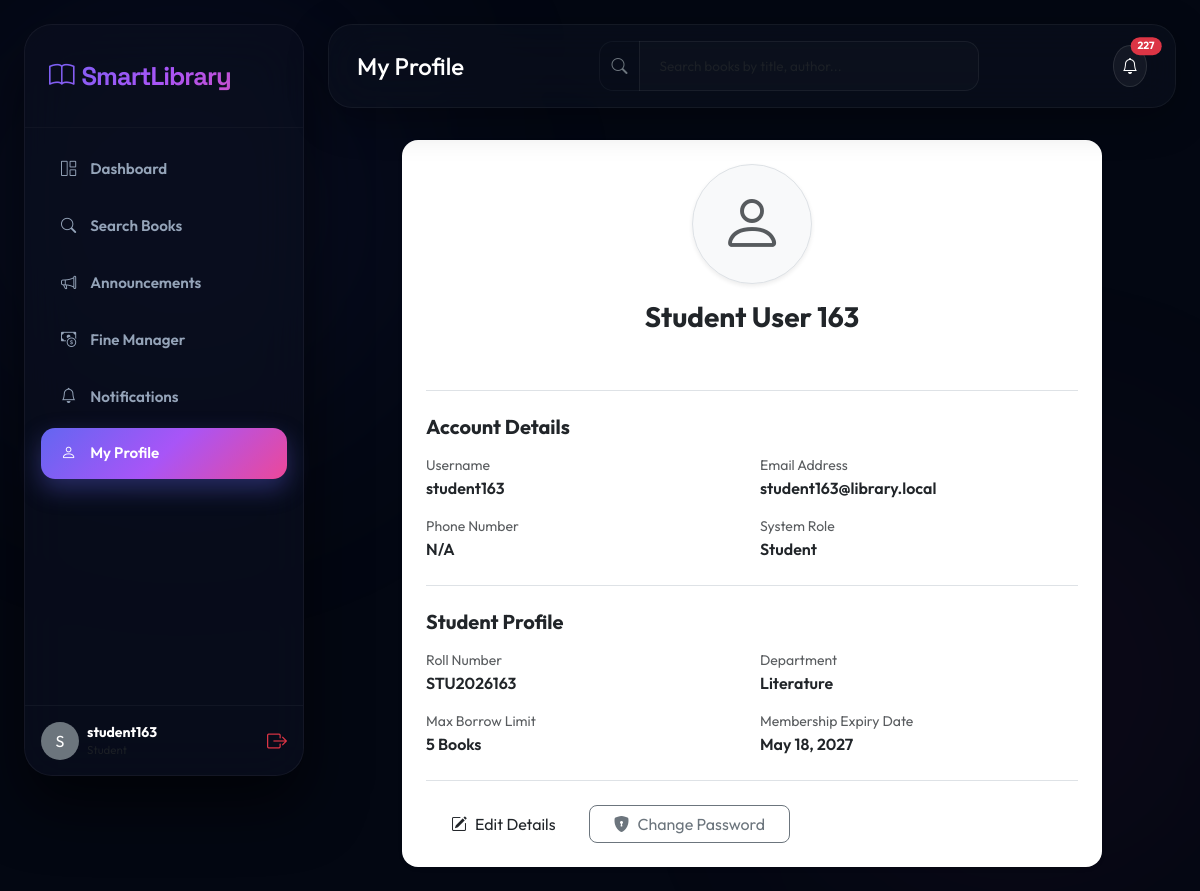
The app's page /profile/ (signed in) with its own data.
### library/models.py (models this page shows, shortened)
class CustomUser(AbstractUser):
    ROLE_CHOICES = [
        ('admin', 'Admin/Librarian'),
        ('student', 'Student'),
        ('faculty', 'Faculty'),
    ]
    role = models.CharField(max_length=10, choices=ROLE_CHOICES, default='student')
    phone = models.CharField(max_length=15, blank=True, null=True)
    profile_picture = models.ImageField(upload_to='profiles/', blank=True, null=True)

class Student(models.Model):
    user = models.OneToOneField(CustomUser, on_delete=models.CASCADE, related_name='student_profile')
    roll_number = models.CharField(max_length=20, unique=True)
    department = models.CharField(max_length=100)
    max_borrow_limit = models.IntegerField(default=5)
    membership_expiry = models.DateField()

### library/views.py (the view)
# urls.py: path('profile/', views.ProfileView.as_view(), name='profile'),
class ProfileView(LoginRequiredMixin, View):
    def get(self, request):
        student = getattr(request.user, 'student_profile', None)
        faculty = getattr(request.user, 'faculty_profile', None)
        return render(request, 'library/profile.html', {
            'student': student,
            'faculty': faculty
        })

### library/context_processors.py (called while the page is built)
def notifications(request):
    if request.user.is_authenticated:
        return {
            'unread_notifications_count': request.user.notifications.filter(is_read=False).count(),
            'latest_notifications': request.user.notifications.filter(is_read=False)[:5]
        }
    return {
        'unread_notifications_count': 0,
        'latest_notifications': []
    }

### library/templates/library/profile.html (shortened to what this page needs)
{% extends 'base.html' %}
{% load static %}
{% block page_title %}My Profile{% endblock %}
{% block content %}
<div class="container-fluid p-0">
    <div class="card border-0 rounded-4 shadow-sm p-4 mx-auto" style="max-width: 700px;">
        <div class="text-center mb-4">
            <div class="position-relative d-inline-block">
                <div class="rounded-circle border bg-light shadow-sm overflow-hidden d-flex align-items-center justify-content-center mx-auto" style="width: 120px; height: 120px;">
                    {% if user.profile_picture %}
                        <img src="{{ user.profile_picture.url }}" alt="Profile Picture" class="w-100 h-100" style="object-fit: cover;">
                    {% else %}
                        <i class="bi bi-person text-muted" style="font-size: 4rem;"></i>
                    {% endif %}
                </div>
            </div>
            <h3 class="fw-bold text-dark mt-3 mb-1">{{ user.get_full_name|default:user.username }}</h3>
            <span class="badge bg-indigo-subtle text-indigo px-3 py-2 rounded-pill fw-semibold text-capitalize">{{ user.role }} Account</span>
        </div>
        <div class="border-top pt-4">
            <h5 class="fw-bold text-dark mb-3">Account Details</h5>
            <div class="row g-3 mb-4">
                <div class="col-sm-6">
                    <small class="text-muted d-block">Username</small>
                    <span class="fw-semibold text-dark">{{ user.username }}</span>
                </div>
                <div class="col-sm-6">
                    <small class="text-muted d-block">Email Address</small>
                    <span class="fw-semibold text-dark">{{ user.email|default:"N/A" }}</span>
                </div>
                <div class="col-sm-6">
                    <small class="text-muted d-block">Phone Number</small>
                    <span class="fw-semibold text-dark">{{ user.phone|default:"N/A" }}</span>
                </div>
                <div class="col-sm-6">
                    <small class="text-muted d-block">System Role</small>
                    <span class="fw-semibold text-dark text-capitalize">{{ user.role }}</span>
                </div>
            </div>
            {% if student %}
                <h5 class="fw-bold text-dark mb-3 border-top pt-4">Student Profile</h5>
                <div class="row g-3 mb-4">
                    <div class="col-sm-6">
                        <small class="text-muted d-block">Roll Number</small>
                        <span class="fw-semibold text-dark">{{ student.roll_number }}</span>
                    </div>
                    <div class="col-sm-6">
                        <small class="text-muted d-block">Department</small>
                        <span class="fw-semibold text-dark">{{ student.department }}</span>
                    </div>
                    <div class="col-sm-6">
                        <small class="text-muted d-block">Max Borrow Limit</small>
                        <span class="fw-semibold text-dark">{{ student.max_borrow_limit }} Books</span>
                    </div>
                    <div class="col-sm-6">
                        <small class="text-muted d-block">Membership Expiry Date</small>
                        <span class="fw-semibold text-dark">{{ student.membership_expiry }}</span>
                    </div>
                </div>
            {% endif %}
            <div class="d-flex flex-column flex-sm-row gap-2 border-top pt-4 mt-2">
                <a href="{% url 'profile_edit' %}" class="btn btn-teal rounded-3 px-4"><i class="bi bi-pencil-square me-2"></i>Edit Details</a>
                <a href="{% url 'password_change' %}" class="btn btn-outline-secondary rounded-3 px-4"><i class="bi bi-shield-lock-fill me-2"></i>Change Password</a>
            </div>
        </div>
    </div>
</div>
{% endblock %}

### library/templates/base.html (shortened to what this page needs)
{% load static %}
<!DOCTYPE html>
<html lang="en">
<head>
    <link href="https://cdn.jsdelivr.net/npm/bootstrap@5.3.2/dist/css/bootstrap.min.css" rel="stylesheet">
    <link rel="stylesheet" href="https://cdn.jsdelivr.net/npm/bootstrap-icons@1.11.1/font/bootstrap-icons.css">
    <link rel="stylesheet" href="{% static 'css/custom.css' %}">
</head>
<body>
    <div class="app-wrapper">
        <aside class="sidebar" id="appSidebar">
            <div class="brand">
                <i class="bi bi-book me-2"></i>SmartLibrary
            </div>
            <nav class="nav-menu d-flex flex-column justify-content-between" style="height: calc(100% - 100px); padding: 10px 0;">
                <div>
                    {% if user.is_authenticated %}
                        <a href="{% url 'dashboard' %}" class="nav-link {% if 'dashboard' in request.path %}active{% endif %}">
                            <i class="bi bi-grid-1x2"></i>
                            <span>Dashboard</span>
                        </a>
                        <a href="{% url 'book_list' %}" class="nav-link {% if 'books' in request.path and 'category' not in request.path %}active{% endif %}">
                            <i class="bi bi-search"></i>
                            <span>Search Books</span>
                        </a>
                        <a href="{% url 'announcement_list' %}" class="nav-link {% if 'announcements' in request.path %}active{% endif %}">
                            <i class="bi bi-megaphone"></i>
                            <span>Announcements</span>
                        </a>
                        <a href="{% url 'fine_list' %}" class="nav-link {% if 'fines' in request.path %}active{% endif %}">
                            <i class="bi bi-cash-coin"></i>
                            <span>Fine Manager</span>
                        </a>
                        <a href="{% url 'notification_list' %}" class="nav-link {% if 'notifications' in request.path %}active{% endif %}">
                            <i class="bi bi-bell"></i>
                            <span>Notifications</span>
                        </a>
                        <a href="{% url 'profile' %}" class="nav-link {% if 'profile' in request.path %}active{% endif %}">
                            <i class="bi bi-person"></i>
                            <span>My Profile</span>
                        </a>
                    {% endif %}
                </div>
                {% if user.is_authenticated %}
                    <div class="mt-auto pt-3 border-top border-secondary border-opacity-10 px-3 pb-2">
                        <div class="d-flex align-items-center justify-content-between">
                            <div class="d-flex align-items-center gap-2">
                                <div class="bg-secondary rounded-circle d-flex align-items-center justify-content-center text-white font-weight-bold" style="width: 38px; height: 38px; background-size: cover; ">
                                    {% if not user.profile_picture %}
                                        {{ user.username|slice:":1"|upper }}
                                    {% endif %}
                                </div>
                                <div style="line-height: 1.1;">
                                    <div class="text-white fw-bold small" style="max-width: 120px; overflow: hidden; text-overflow: ellipsis; white-space: nowrap;">{{ user.username }}</div>
                                    <small class="text-muted text-capitalize" style="font-size: 0.72rem;">{{ user.role }}</small>
                                </div>
                            </div>
                            <a href="{% url 'logout' %}" class="text-danger fs-5 ms-2" title="Logout"><i class="bi bi-box-arrow-right"></i></a>
                        </div>
                    </div>
                {% endif %}
            </nav>
        </aside>
        <div class="main-content">
            <header class="navbar-custom d-flex align-items-center justify-content-between">
                <div class="d-flex align-items-center gap-3">
                    <h4 class="m-0 text-white">{% block page_title %}Overview{% endblock %}</h4>
                </div>
                <div class="position-relative d-none d-md-block" style="width: 380px;">
                    <div class="input-group">
                        <span class="input-group-text bg-transparent border-end-0 border-secondary border-opacity-10 text-secondary" style="border-radius: 14px 0 0 14px;"><i class="bi bi-search"></i></span>
                        <input type="text" id="navbarSearchInput" class="form-control border-start-0 border-secondary border-opacity-10 text-white bg-transparent" placeholder="Search books by title, author..." style="border-radius: 0 14px 14px 0; font-size: 0.85rem;" autocomplete="off">
                    </div>
                </div>
                <div class="d-flex align-items-center gap-4">
                    {% if user.is_authenticated %}
                        <div class="dropdown">
                            <button class="btn btn-light rounded-circle position-relative p-2" type="button" data-bs-toggle="dropdown" aria-expanded="false" style="background: rgba(255, 255, 255, 0.05); border: 1px solid rgba(255, 255, 255, 0.1); color: white;">
                                <i class="bi bi-bell"></i>
                                {% if unread_notifications_count > 0 %}
                                    <span class="position-absolute top-0 start-100 translate-middle badge rounded-pill bg-danger" style="font-size: 0.65rem;">
                                        {{ unread_notifications_count }}
                                    </span>
                                {% endif %}
                            </button>
                        </div>
                    {% else %}
                        <a href="{% url 'login' %}" class="btn btn-outline-primary px-3 py-1.5 btn-sm rounded-3">Sign In</a>
                        <a href="{% url 'register' %}" class="btn btn-primary px-3 py-1.5 btn-sm rounded-3">Register</a>
                    {% endif %}
                </div>
            </header>
            <main class="main-body-container">
                {% block content %}{% endblock %}
            </main>
        </div>
    </div>
</body>
</html>

### library/static/css/custom.css (style rules this page uses)
:root { --font-sans: 'Outfit', sans-serif; --font-display: 'Space Grotesk', sans-serif; --bg-main: #030712; --bg-surface: rgba(15, 23, 42, 0.45); --bg-sidebar: rgba(10, 15, 30, 0.7); --border-color: rgba(255, 255, 255, 0.05); --border-glow: rgba(99, 102, 241, 0.25); --clr-primary: #6366f1; --clr-secondary: #a855f7; --clr-pink: #ec4899; --gradient-accent: linear-gradient(135deg, #6366f1 0%, #a855f7 50%, #ec4899 100%); --text-pure: #ffffff; --text-primary: #f1f5f9; --text-secondary: #94a3b8; --text-muted: #475569; }
body { font-family: var(--font-sans); background-color: var(--bg-main); color: var(--text-primary); overflow-x: hidden; min-height: 100vh; position: relative; }
body::before { content: ''; position: fixed; top: -10%; left: -10%; width: 600px; height: 600px; background: radial-gradient(circle, rgba(99, 102, 241, 0.12) 0%, transparent 70%); z-index: -2; filter: blur(120px); pointer-events: none; }
body::after { content: ''; position: fixed; bottom: -10%; right: -10%; width: 600px; height: 600px; background: radial-gradient(circle, rgba(236, 72, 153, 0.08) 0%, transparent 70%); z-index: -2; filter: blur(120px); pointer-events: none; }
.app-wrapper { display: flex; min-height: 100vh; padding: 24px; gap: 24px; }
.sidebar { width: 280px; background: var(--bg-sidebar); backdrop-filter: blur(24px); -webkit-backdrop-filter: blur(24px); border: 1px solid var(--border-color); border-radius: 28px; height: calc(100vh - 48px); position: fixed; top: 24px; left: 24px; z-index: 1000; transition: all 0.4s cubic-bezier(0.16, 1, 0.3, 1); box-shadow: 0 30px 60px rgba(0, 0, 0, 0.6); }
.sidebar .brand { padding: 32px 24px; font-family: var(--font-display); font-size: 1.6rem; font-weight: 700; letter-spacing: -0.04em; background: var(--gradient-accent); -webkit-background-clip: text; -webkit-text-fill-color: transparent; border-bottom: 1px solid rgba(255, 255, 255, 0.03); }
.sidebar .nav-link { color: var(--text-secondary); padding: 14px 20px; font-weight: 600; font-size: 0.95rem; display: flex; align-items: center; gap: 14px; border-radius: 14px; margin: 6px 16px; transition: all 0.3s cubic-bezier(0.16, 1, 0.3, 1); }
.sidebar .nav-link.active { color: var(--text-pure); background: var(--gradient-accent); box-shadow: 0 10px 25px rgba(99, 102, 241, 0.35); }
.main-content { flex: 1; margin-left: 304px; min-height: calc(100vh - 48px); transition: all 0.4s cubic-bezier(0.16, 1, 0.3, 1); }
.navbar-custom { position: relative !important; z-index: 1050 !important; background: rgba(13, 19, 33, 0.5); backdrop-filter: blur(24px); -webkit-backdrop-filter: blur(24px); border-radius: 24px; border: 1px solid var(--border-color); margin-bottom: 32px; padding: 16px 28px; box-shadow: 0 10px 40px rgba(0, 0, 0, 0.3); }
.form-control, .form-select { background-color: rgba(255, 255, 255, 0.02) !important; border: 1px solid rgba(255, 255, 255, 0.08) !important; color: var(--text-pure) !important; border-radius: 14px; padding: 14px 20px; font-size: 0.95rem; transition: all 0.3s cubic-bezier(0.16, 1, 0.3, 1); }

### records on screen
CustomUser: username "S", username "student163", get_full_name "Student User 163", email "student163@library.local", phone "N/A", role "Student"
Student: roll_number "STU2026163", department "Literature", max_borrow_limit "5", membership_expiry "May 18, 2027"

### other values on screen
{{ unread_notifications_count }} "227"
